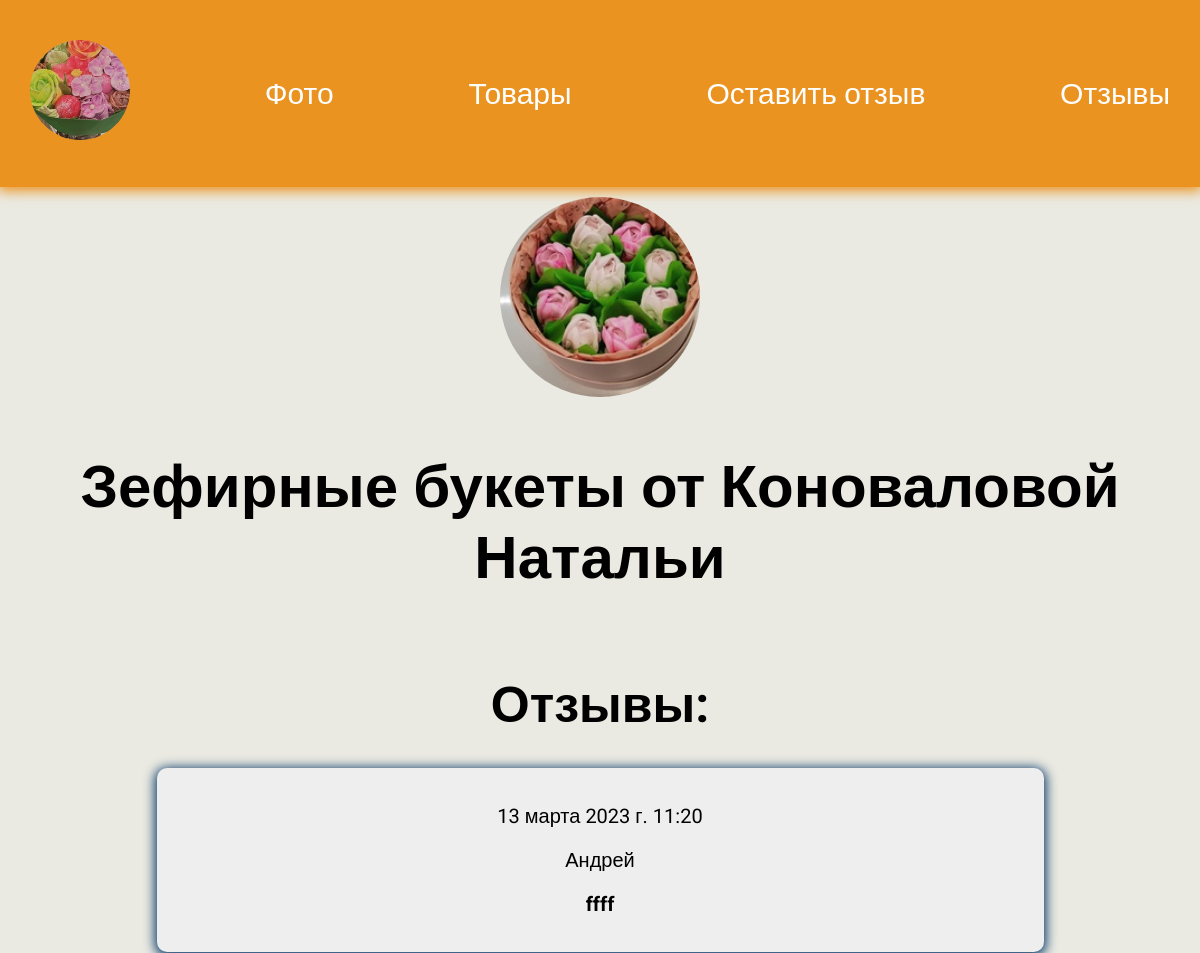
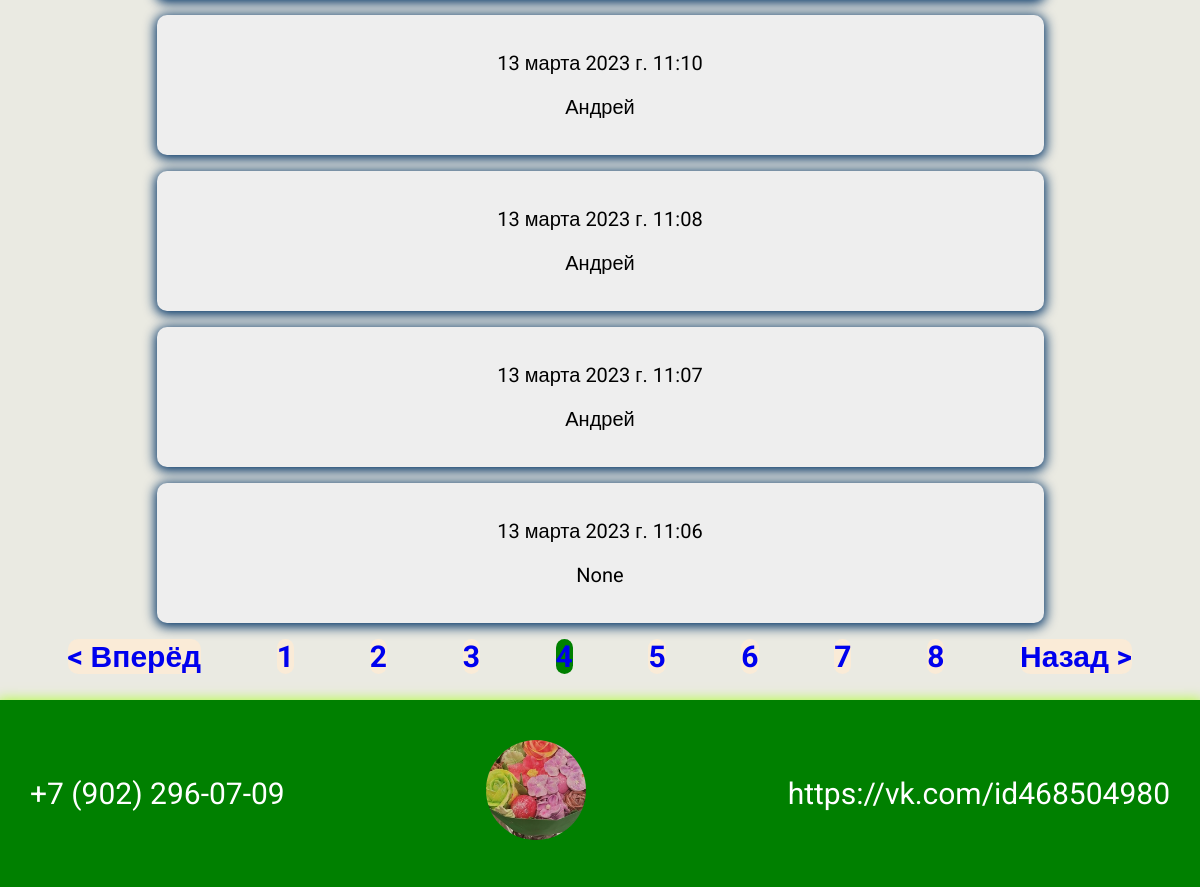
The app's page /blog/?page=4 with its own data (2 pictures, top to bottom).
### web/models.py (models this page shows, shortened)
class Blog(models.Model):
    name = models.CharField(max_length=200,null=True, blank=True)
    text = models.TextField(null=True, blank=True)
    date = models.DateTimeField(auto_now_add=True)

### web/views.py (the view)
# urls.py: path('blog/', views.blogweb, name='blogweb'),
def blogweb(request):
    blog = Blog.objects.order_by('-date')
    page = request.GET.get('page')
    results = 5
    paginator = Paginator(blog, results)
    try:
        blog = paginator.page(page)
    except PageNotAnInteger:
        page = 1
        blog = paginator.page(page)
    except EmptyPage:
        page = paginator.num_pages
        blog = paginator.page(page)
    left_index = int(page) - 4
    if left_index < 1:
        left_index = 1
    right_index = int(page) + 5
    if right_index > paginator.num_pages:
        right_index = paginator.num_pages + 1
    custom_range = range(left_index, right_index)
    context = {
        'blogs': blog,
        'paginator': paginator,
        'custom_range': custom_range
    }
    return render(request, 'web/blogs.html', context)

### web/templates/web/blogs.html
{% extends 'web/base.html' %}
{% load static %}
{% block content %}
<div class="avatar_blog transition">
    <a href="{% url 'product:products' %}">
        <img src="{% static 'webs/aXmqO_6G_xc.jpg' %}" alt="">
    </a>
    <h2>Зефирные букеты от Коноваловой Натальи</h2>
</div>
<h1>Отзывы:</h1>
<div class="element_block">
        {% for blog in blogs %}
        <div class="blocks">
                <p>{{ blog.date }}</p>
                <p>{{ blog.name }}</p>
                <p class="text">{{ blog.text}}</p>
        </div>
        {% endfor %}
    {% if blogs.has_other_pages %}
    <div class="pagination">
      <ul class="container">
        {% if blogs.has_previous %}
        <li><a href="?page={{ blogs.previous_page_number }}" class="btn page-link">&lt; Вперёд</a></li>
        {% endif %}
        {% for page in custom_range %}
          {% if page == blogs.number %}
           <li><a href="?page={{page}}" class="btn page-link btn--sub">{{ page }}</a></li>
          {% else %}
            <li><a href="?page={{page}}" class="btn page-link">{{ page }}</a></li>
          {% endif %}
        {% endfor %}
        {% if blogs.has_next %}
        <li><a href="?page={{ blogs.next_page_number }}" class="btn page-link">Назад &gt;</a></li>
        {% endif %}
      </ul>
    </div>
    {% endif %}
</div>
{% endblock %}

### web/static/css/style.css (style rules this page uses)
body { font-family: 'Roboto',sans-serif; padding: 0; margin: 0; background:rgb(234, 234, 226); min-height: 100vh; margin: 0; display: flex; flex-direction: column; }
ul { list-style: none; padding: 0; }
h1 { text-align: center; font-size: 50px; }
.transition img { transition: 500ms; }
.btn { font-size: 30px; margin-bottom: 60px; font-weight: bold; background-color:antiquewhite; border-radius: 10px; }
.blocks { display: block; font-size: 20px; margin-bottom: 60px; box-shadow: 0 2px 12px 2px #003366; text-align: center; width: 75%; margin: 16px auto; padding: 16px; border-radius: 10px; background-color: #eee; }
.blocks .text { font-weight: bold; }
.avatar_blog { display: flex; flex-wrap: wrap; justify-content:center; margin-bottom: 20px; text-align: center; }
.avatar_blog img { width: 200px; height: 200px; border-radius: 50%; }
.avatar_blog h2 { font-size: 60px; }
.btn--sub { background-color: green; }
.container { display: flex; }
.container li { margin: auto; }

### web/templates/web/base.html (style rules this page uses)
a { text-decoration:none; }

### records on screen
Blog: date "13 марта 2023 г. 11:20", name "Андрей", text "ffff"
Blog: date "13 марта 2023 г. 11:10", name "Андрей"
Blog: date "13 марта 2023 г. 11:08", name "Андрей"
Blog: date "13 марта 2023 г. 11:07", name "Андрей"
Blog: date "13 марта 2023 г. 11:06", name "None"

### other values on screen
{{ page }} "1" "2" "3" "5" "6" "7" "8"
{{ page }} "4"
